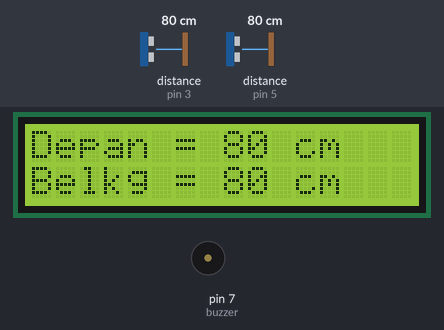
Recording of a sketch running on a simulated Arduino Uno, built with avr-gcc and run on an emulated ATmega328P. Shown: 16×2 character LCD, buzzer (waves = sounding, pin HIGH). Wiring (inferred from the names in the program): 2 × ultrasonic range finder: trigger pin 2, echo pin 3 / trigger pin 4, echo pin 5. Inputs (shaded band) come from the test bench; at power-on: distance to the obstacle (sensors on pin 3, pin 5) 80 cm. The echo pulse lasts 58.3 µs per cm; pins used as bus, display or sensor lines are not drawn.

Above: at 1.2 s.
1.3 s: distance to the obstacle (sensor on pin 3) set to 250 cm
At 1.62 s:
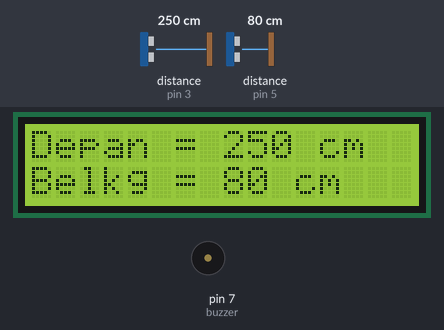
2.8 s: distance to the obstacle (sensor on pin 5) set to 2 cm
At 4.2 s:
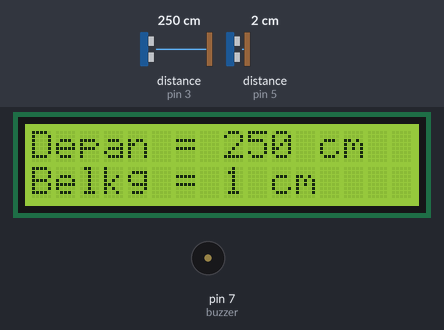
4.7 s: distance to the obstacle (sensor on pin 3) set to 2 cm
At 5.9 s:
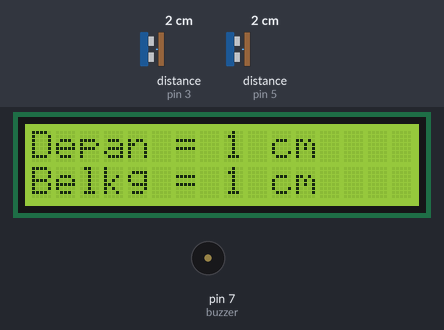
6.2 s: distance to the obstacle (sensor on pin 5) set to 4 cm
At 7.1 s:
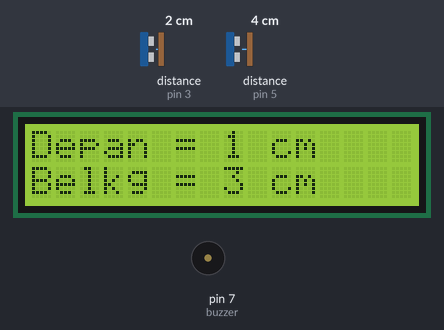
7.9 s: distance to the obstacle (sensor on pin 3) set to 4 cm
At 9.2 s:
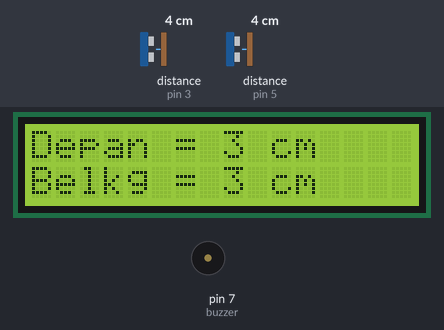
9.5 s: distance to the obstacle (sensor on pin 5) set to 9 cm
At 10.2 s:
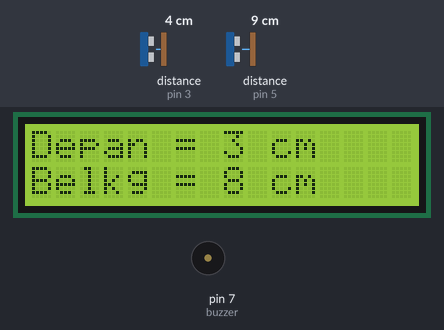
Timing chart, 0 to 12.0 s (numbered marks = the images above; inputs shaded):
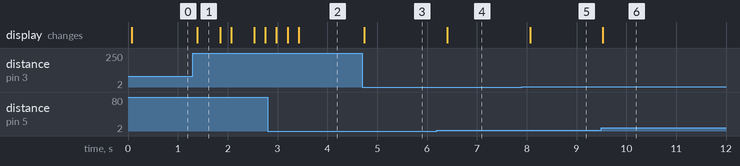

Measured:
- after the input at 1.3 s, the display: changes after 0.09 s (image 1)
- after the input at 2.8 s, the display: changes after 0.18 s (image 2)
- after the input at 4.7 s, the display: changes at once (image 3)
- after the input at 6.2 s, the display: changes after 0.21 s (image 4)
- after the input at 7.9 s, the display: changes after 0.17 s (image 5)
- after the input at 9.5 s, the display: changes at once (image 6)
- what the display in image 1 shows lasts 0.4 s, from 1.4 s to 1.8 s

The sketch:

Distance-Alarm.ino
```cpp
#include <LiquidCrystal.h>
#include <stdio.h>
#define  trigPin1  2
#define  echoPin1  3
#define  trigPin2  4
#define  echoPin2  5
#define  buzzer    7

LiquidCrystal lcd(A0, A1, A2, A3, A4, A5);

static FILE lcdout = {0} ;

static int lcd_putchar(char ch, FILE* stream) {
  lcd.write(ch);
  return (0);
}

void setup() {
  lcd.begin(16, 2);
  fdev_setup_stream (&lcdout, lcd_putchar, NULL, _FDEV_SETUP_WRITE);
  pinMode(trigPin1, OUTPUT);
  pinMode(echoPin1, INPUT);
  digitalWrite(trigPin1, LOW);
  pinMode(trigPin2, OUTPUT);
  pinMode(echoPin2, INPUT);
  digitalWrite(trigPin2, LOW);
  pinMode(buzzer, OUTPUT);
  digitalWrite(buzzer, LOW);
}

void loop() {
  long duration_depan, cm_depan;
  long duration_belakang, cm_belakang;
  String lcdString;
  // baca sensor depan
  digitalWrite(trigPin1, LOW);
  delayMicroseconds(2);
  digitalWrite(trigPin1, HIGH);
  delayMicroseconds(10);
  digitalWrite(trigPin1, LOW);
  duration_depan = pulseIn(echoPin1, HIGH);
  cm_depan = microsecondsToCentimeters(duration_depan);
  // baca sensor belakang
  digitalWrite(trigPin2, LOW);
  delayMicroseconds(2);
  digitalWrite(trigPin2, HIGH);
  delayMicroseconds(10);
  digitalWrite(trigPin2, LOW);
  duration_belakang = pulseIn(echoPin2, HIGH);
  cm_belakang = microsecondsToCentimeters(duration_belakang);
  lcd.setCursor(0,0);
  fprintf(&lcdout, "Depan = %ld cm           ", cm_depan);
  lcd.setCursor(0,1);
  fprintf(&lcdout, "Belkg = %ld cm           ", cm_belakang);
  ///
  if(cm_depan==50&&cm_belakang==50) {
     lcd.clear();
     lcd.setCursor(0,0);
     fprintf(&lcdout, "Jarak dpn 50 cm ");
     lcd.setCursor(0,1);
     fprintf(&lcdout, "Jarak blkg 50 cm");
     digitalWrite(buzzer, HIGH);
     delay(1000);
  }
  else if(cm_depan==50||cm_belakang==50){
    if(cm_depan==50) {
       lcd.setCursor(0,0);
       fprintf(&lcdout, "Jarak dpn 50 cm ");
       lcd.setCursor(0,1);
       fprintf(&lcdout, "                ");
       digitalWrite(buzzer, HIGH);
       delay(3000);
    }
    else if(cm_belakang==50) {
       lcd.setCursor(0,0);
       fprintf(&lcdout, "Jarak blkg 50 cm");
       lcd.setCursor(0,1);
       fprintf(&lcdout, "                ");
       digitalWrite(buzzer, HIGH);
       delay(3000);
    }
  }
  else{
    digitalWrite(buzzer, LOW);
  }

  delay(200);
}

long microsecondsToCentimeters(long microseconds) {
  return microseconds / 29 / 2;
}
```
